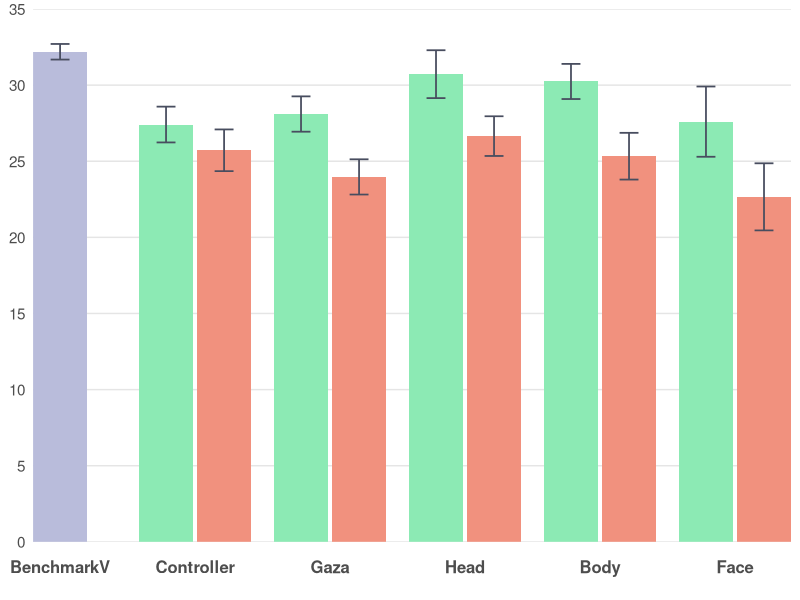
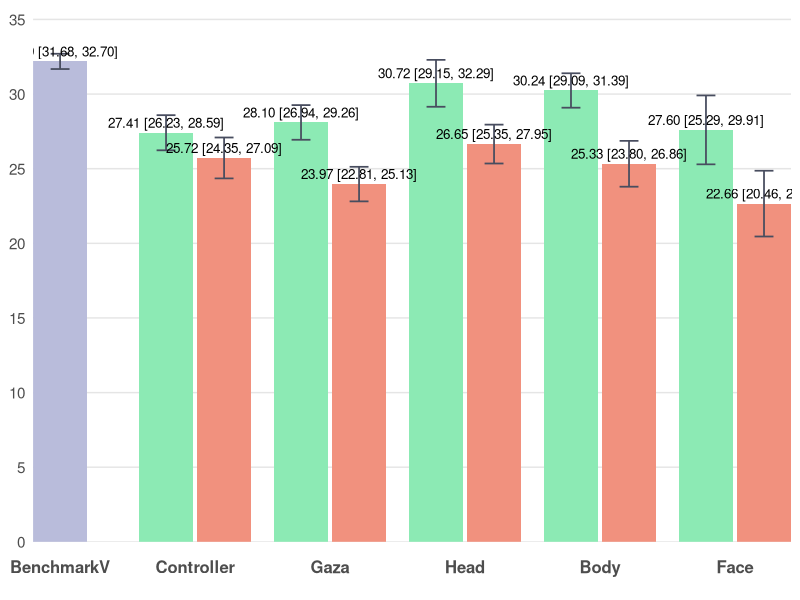

These charts were generated, in order, by the following R code:
# ================= Packages =================
if (!require(ggplot2)) install.packages("ggplot2")
library(ggplot2)

# ================= Data =================
bench_mean <- 32.19; bench_sd <- 1.37

dat <- data.frame(
  Category = c("BenchmarkV",
               "Controller","Controller",
               "Gaza","Gaza",
               "Head","Head",
               "Body","Body",
               "Face","Face"),
  slot     = c("C",
               "L","R",
               "L","R",
               "L","R",
               "L","R",
               "L","R"),
  series   = c("BenchmarkV",
               "Easy","Hard",
               "Easy","Hard",
               "Easy","Hard",
               "Easy","Hard",
               "Easy","Hard"),
  mean     = c(bench_mean,
               27.41, 25.72,
               28.10, 23.97,
               30.72, 26.65,
               30.24, 25.33,
               27.60, 22.66),
  sd       = c(bench_sd,
               3.15, 3.67,
               3.11, 3.10,
               4.21, 3.49,
               3.09, 4.11,
               6.18, 5.90),
  stringsAsFactors = FALSE
)

# 固定横轴顺序
dat$Category <- factor(dat$Category,
  levels = c("BenchmarkV","Controller","Gaza","Head","Body","Face"))
dat$slot   <- factor(dat$slot, levels = c("L","C","R"))
dat$series <- factor(dat$series, levels = c("Easy","BenchmarkV","Hard"))

# ================= 手动定位（确保居中+相邻柱体有间距） =================
# 以每个类目的中心为整数(1,2,3,...)，在左右各偏移 delta；两柱宽度为 bar_w
group_w <- 0.8               # 每个类目总体占宽（<1 避免挤到相邻类目）
bar_w   <- group_w / 2       # 0.4  柱体宽度保持不变
delta   <- group_w / 4       # 0.2  基础偏移
gap     <- 0.03              # 相邻柱体间距（几个像素）

# 对于非BenchmarkV类别，L和R之间增加间距
offset_map <- c(L = -delta - gap/2, C = 0, R = +delta + gap/2)

x_base <- as.numeric(dat$Category)
dat$x  <- x_base + unname(offset_map[as.character(dat$slot)])

# ================= 配色方案 =================
col_easy  <- "#8CEAB4"      # Easy
col_hard  <- "#F1917E"      # Hard
col_bench <- "#B9BCDB"      # BenchmarkV

err_col   <- "#484D5F"

theme_base <- theme_minimal(base_size = 13) +
  theme(
    legend.position    = "none",
    panel.background   = element_rect(fill = "#FFFFFF", color = NA),  # 白底
    plot.background    = element_rect(fill = "#FFFFFF", color = NA),  # 白底
    panel.grid.major   = element_blank(),  # 去除所有网格线
    panel.grid.minor   = element_blank(),  # 去除所有网格线
    panel.grid.major.x = element_blank(),
    panel.grid.minor.x = element_blank(),
    panel.grid.major.y = element_blank(),
    panel.grid.minor.y = element_blank(),
    axis.ticks.x       = element_blank(),  # 去除x轴刻度线（底部灰色竖线）
    axis.ticks.y       = element_blank(),  # 去除y轴刻度线（左侧竖着的刻度线）
    axis.line.x        = element_blank(),  # 去除x轴线（底部灰色竖线）
    axis.line.y        = element_blank(),  # 去除y轴线（左侧竖线）
    axis.text.x        = element_text(size = 12, face = "bold", 
                                       margin = margin(t = 10, b = 10)),  # 底部文字距离坐标轴更远
    axis.text.y        = element_text(size = 11),
    axis.title         = element_blank()
  )

# y 轴：0-35 的坐标线
y_top    <- 35
y_breaks <- seq(0, 35, by = 5)

# x 轴：用数值坐标，刻度放在每个类目中心
x_breaks <- seq_along(levels(dat$Category))
x_labels <- levels(dat$Category)

# ================= 95% 置信区间计算 =================
n <- 30  # 样本量
df <- n - 1  # 自由度 = 29
t_critical <- qt(0.975, df)  # t分布临界值（95% CI，双尾）
# 计算95% CI的误差范围
dat$ci_margin <- t_critical * (dat$sd / sqrt(n))

# ================= 图1：不带标注 =================
p1 <- ggplot(dat, aes(x = x, y = mean, fill = series)) +
  # 手动添加 0-35 的水平坐标线
  geom_hline(yintercept = y_breaks, color = "#E5E5E5", linewidth = 0.5) +
  geom_col(width = bar_w, position = "identity", colour = NA) +
  geom_errorbar(aes(ymin = mean - ci_margin, ymax = mean + ci_margin),
                width = bar_w * 0.35, color = err_col, linewidth = 0.6,
                position = "identity") +
  scale_fill_manual(values = c(Easy = col_easy, BenchmarkV = col_bench, Hard = col_hard)) +
  scale_y_continuous(breaks = y_breaks, minor_breaks = NULL) +
  scale_x_continuous(breaks = x_breaks, labels = x_labels, expand = c(0, 0)) +
  coord_cartesian(ylim = c(0, y_top), expand = 0) +
  theme_base

# ================= 图2：带"均值 (95% CI)"标注 =================
lab_df <- transform(dat, label = sprintf("%.2f [%.2f, %.2f]", mean, 
                                          mean - ci_margin, mean + ci_margin))

p2 <- ggplot(dat, aes(x = x, y = mean, fill = series)) +
  # 手动添加 0-35 的水平坐标线
  geom_hline(yintercept = y_breaks, color = "#E5E5E5", linewidth = 0.5) +
  geom_col(width = bar_w, position = "identity", colour = NA) +
  geom_errorbar(aes(ymin = mean - ci_margin, ymax = mean + ci_margin),
                width = bar_w * 0.35, color = err_col, linewidth = 0.6,
                position = "identity") +
  geom_text(data = lab_df, aes(label = label),
            vjust = -0.5, size = 3.4, position = "identity") +
  scale_fill_manual(values = c(Easy = col_easy, BenchmarkV = col_bench, Hard = col_hard)) +
  scale_y_continuous(breaks = y_breaks, minor_breaks = NULL) +
  scale_x_continuous(breaks = x_breaks, labels = x_labels, expand = c(0, 0)) +
  coord_cartesian(ylim = c(0, y_top * 1.02), expand = 0) +
  theme_base

# 保存文件
ggsave("no_labels/bars_aligned_no_labels.png", p1, width = 8, height = 4.2, dpi = 300, bg = "white")
ggsave("with_labels/bars_aligned_with_labels.png", p2, width = 8, height = 4.6, dpi = 300, bg = "white")
